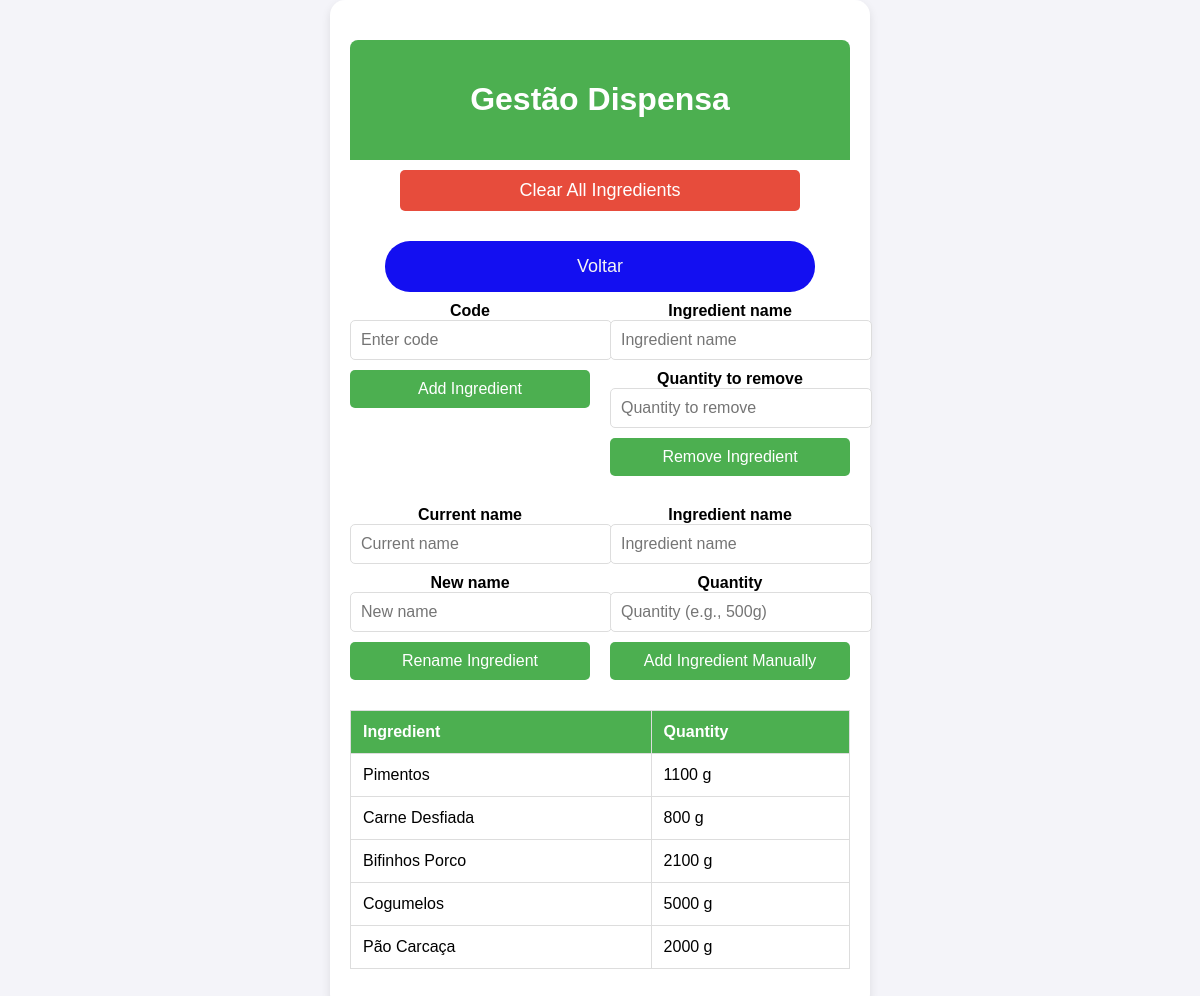
Page /dispensa on the earlier database version.
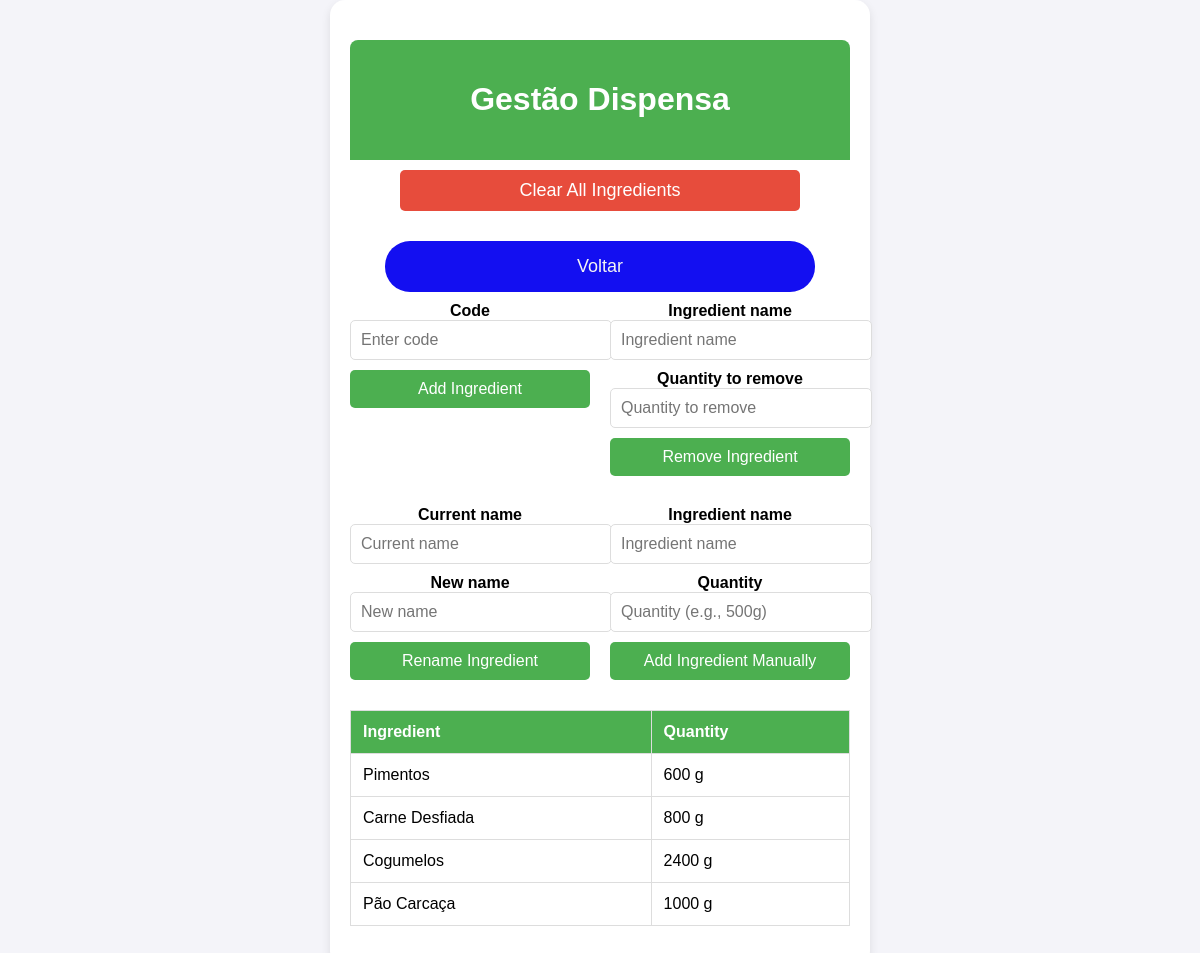
Same page on the later database version.
### app.py (models this page shows)
class Ingredient(db.Model):
    id = db.Column(db.Integer, primary_key=True)
    name = db.Column(db.String(100), nullable=False)
    quantity = db.Column(db.String(50), nullable=False)
    expiration_date = db.Column(db.String(50))

### app.py (the view)
@app.route('/dispensa')
def dispensa():
    ingredients = Ingredient.query.all()
    return render_template('dispensa.html', ingredients=ingredients)

### templates/dispensa.html (shortened to what this page needs)
<!DOCTYPE html>
<html lang="en">
<head>
    <link rel="stylesheet" href="{{ url_for('static', filename='styles/styles.css') }}">
</head>
<body>
    <div class="container">
        <header class="header">
            <h1>Gestão Dispensa</h1>
        </header>
        <div class="button-container">
            <button class="button button-clear" onclick="clearIngredients()">Clear All Ingredients</button>
            <a href="{{ url_for('index') }}" class="button button-voltar">Voltar</a>
        </div>
        <div class="dispensa-form-container">
            <div class="dispensa-form-group">
                <form method="POST" action="{{ url_for('add_ingredient') }}">
                    <label for="code">Code</label>
                    <input type="text" id="code" name="code" placeholder="Enter code">
                    <input type="submit" value="Add Ingredient" class="button-small">
                </form>
            </div>
            <div class="dispensa-form-group">
                <form method="POST" action="{{ url_for('remove_ingredient') }}">
                    <label for="ingredient_name">Ingredient name</label>
                    <input type="text" id="ingredient_name" name="ingredient_name" placeholder="Ingredient name">
                    <label for="quantity_to_remove">Quantity to remove</label>
                    <input type="text" id="quantity_to_remove" name="quantity_to_remove" placeholder="Quantity to remove">
                    <input type="submit" value="Remove Ingredient" class="button-small">
                </form>
            </div>
            <div class="dispensa-form-group">
                <form method="POST" action="{{ url_for('rename_ingredient') }}">
                    <label for="current_name">Current name</label>
                    <input type="text" id="current_name" name="current_name" placeholder="Current name">
                    <label for="new_name">New name</label>
                    <input type="text" id="new_name" name="new_name" placeholder="New name">
                    <input type="submit" value="Rename Ingredient" class="button-small">
                </form>
            </div>
            <div class="dispensa-form-group">
                <form method="POST" action="{{ url_for('add_ingredient_manual') }}">
                    <label for="manual_name">Ingredient name</label>
                    <input type="text" id="manual_name" name="name" placeholder="Ingredient name">
                    <label for="manual_quantity">Quantity</label>
                    <input type="text" id="manual_quantity" name="quantity" placeholder="Quantity (e.g., 500g)">
                    <input type="submit" value="Add Ingredient Manually" class="button-small">
                </form>
            </div>
        </div>
        <div class="table-container">
            <table>
                <thead>
                    <tr>
                        <th>Ingredient</th>
                        <th>Quantity</th>
                    </tr>
                </thead>
                <tbody>
                    {% for ingredient in ingredients %}
                    <tr>
                        <td>{{ ingredient.name }}</td>
                        <td>{{ ingredient.quantity }}</td>
                    </tr>
                    {% endfor %}
                </tbody>
            </table>
        </div>
    </div>
</body>
</html>

Differences in the rows shown:
removed Ingredient: name "Bifinhos Porco", quantity "2100 g"
changed Ingredient "Pimentos": quantity "1100 g" → "600 g"
changed Ingredient "Cogumelos": quantity "5000 g" → "2400 g"
changed Ingredient "Pão Carcaça": quantity "2000 g" → "1000 g"
